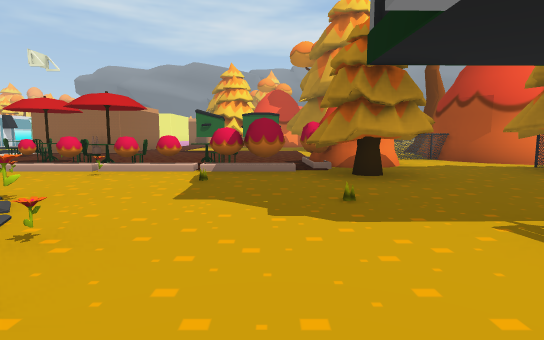
View 1 (above)

24 first-person views from a walk through a Unity game level. The camera is 1.2 m above the floor, tilts 6° down and sees 80° across. The floor is counted in squares, 2 m on a side. Each view is taken from the middle of a square. On the plan, view 1 faces up. The plan holds only what a view shows up to about 10 squares ahead; the rest is blank. The place goes on beyond the plan. Some animated figures are left out. Door leaves are left out, so doorways stand open. Some surface patterns are stand-ins.

View 2
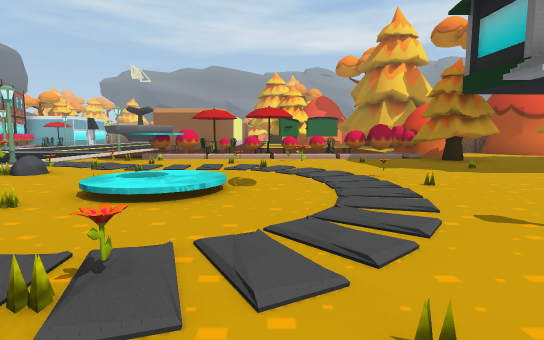

View 3
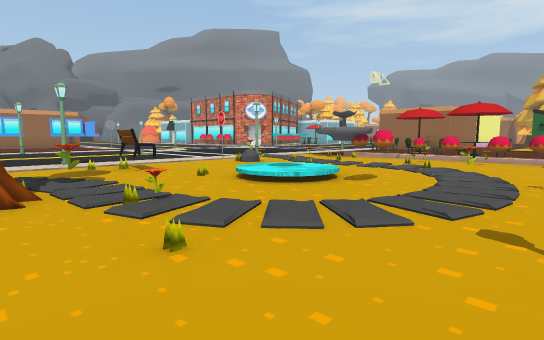

View 4
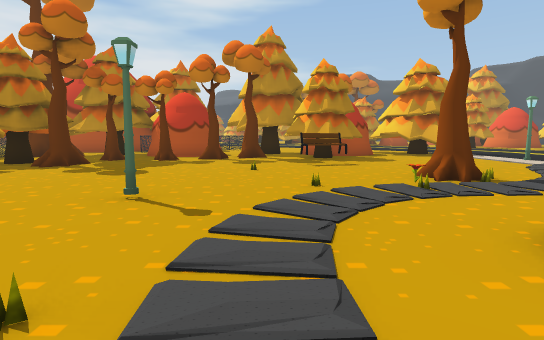

View 5
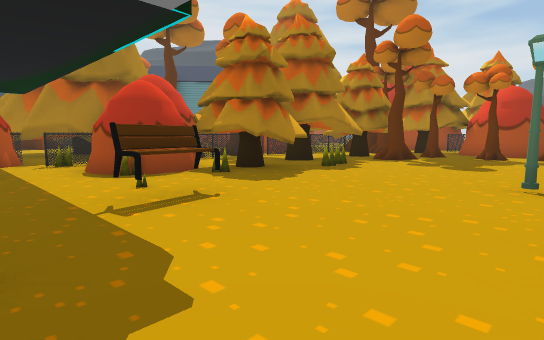

View 6
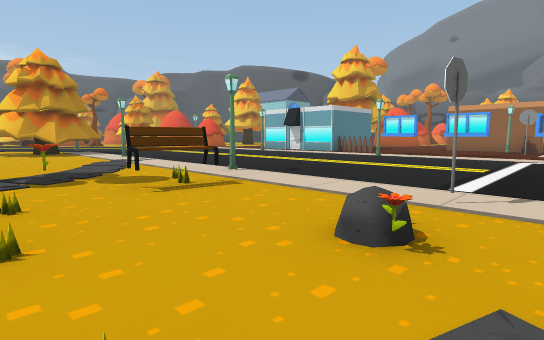

View 7
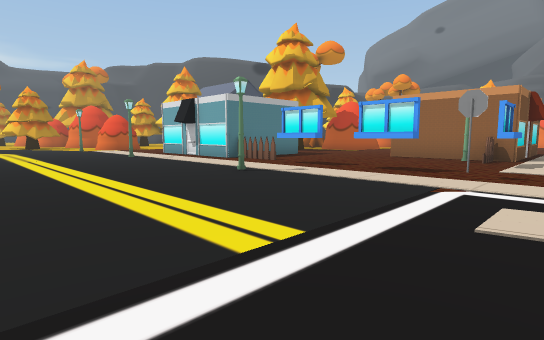

View 8
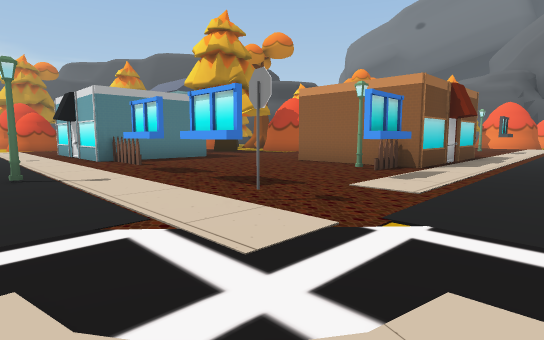

View 9
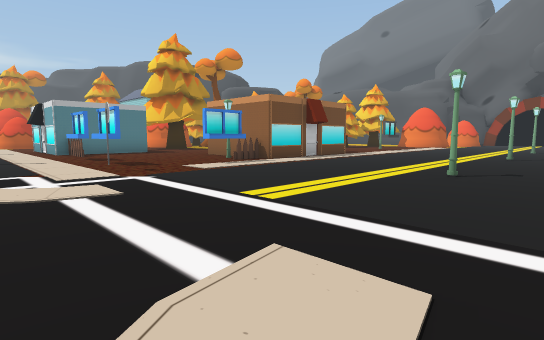

View 10
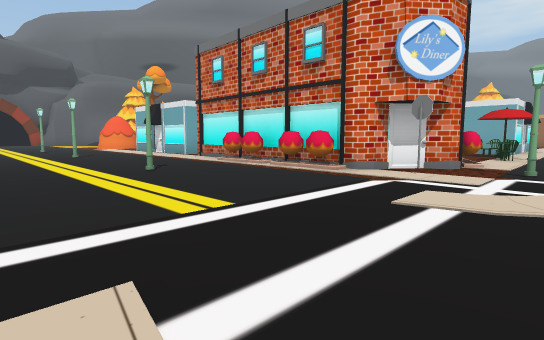

View 11
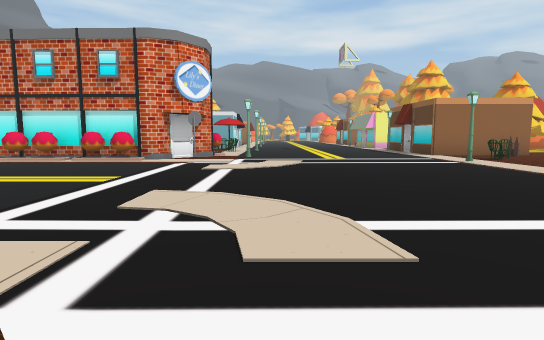

View 12
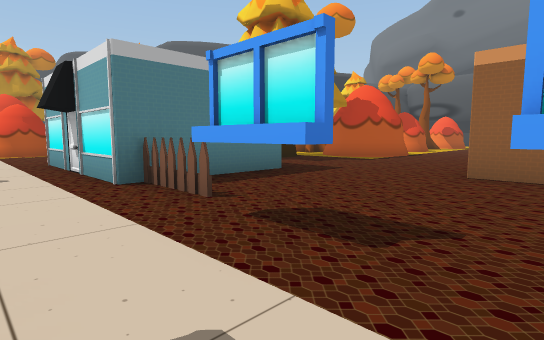

View 13
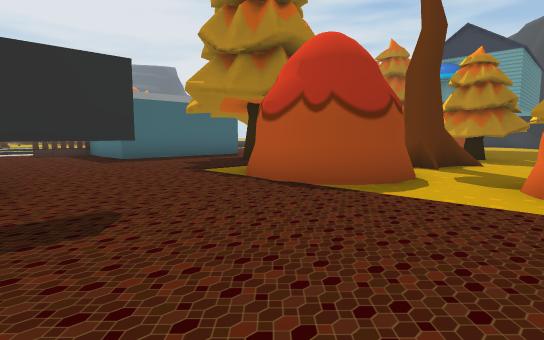

View 14
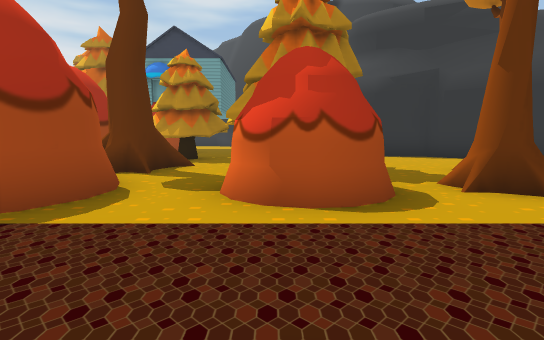

View 15
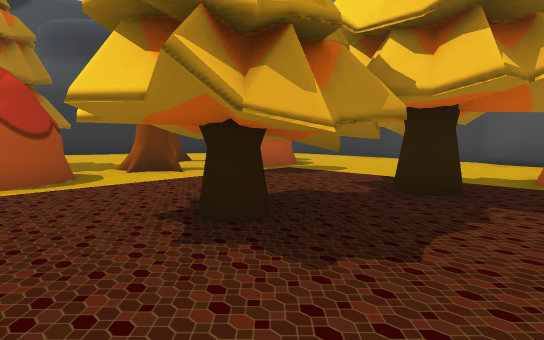

View 16
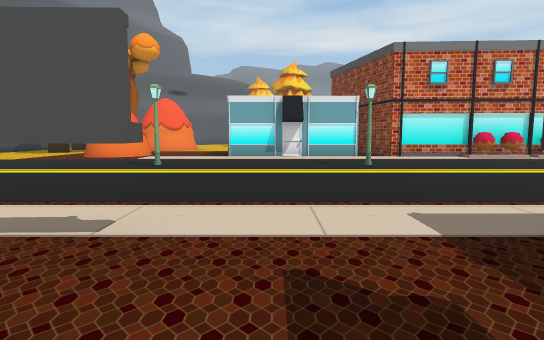

View 17
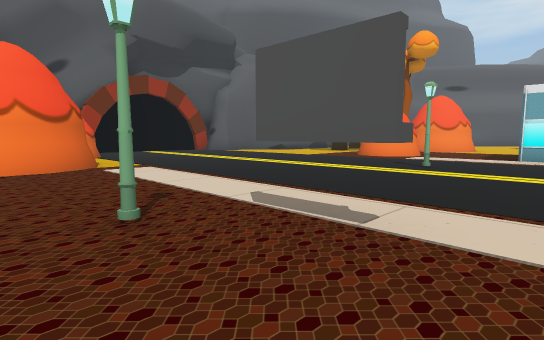

View 18
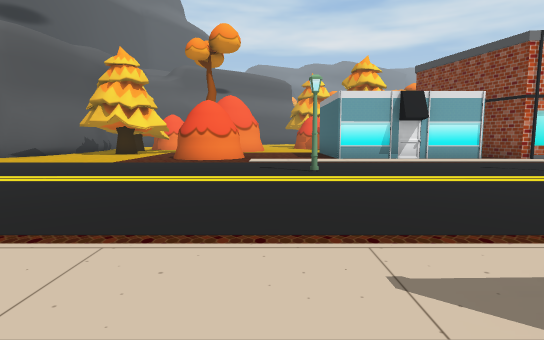

View 19
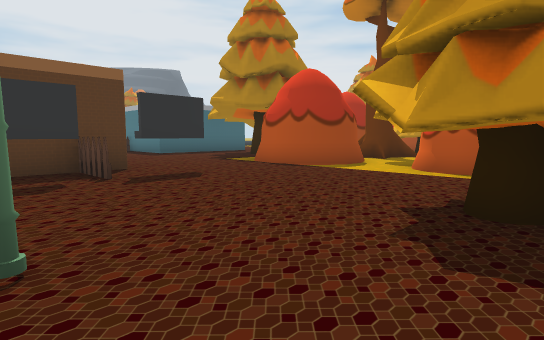

View 20
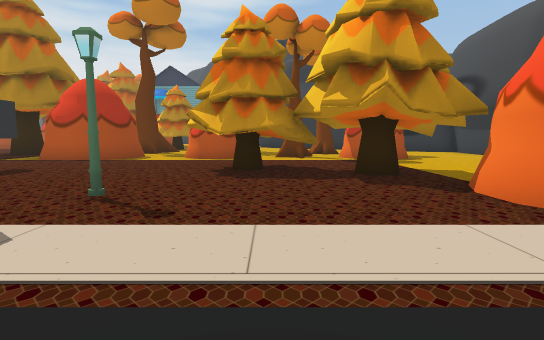

View 21
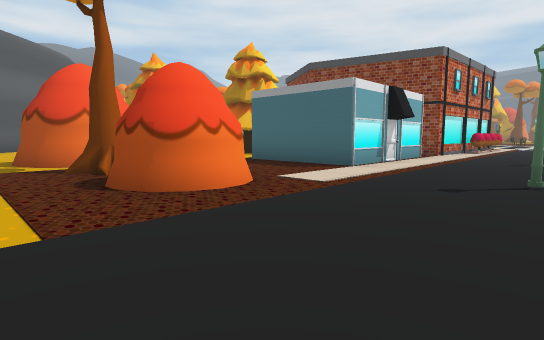

View 22
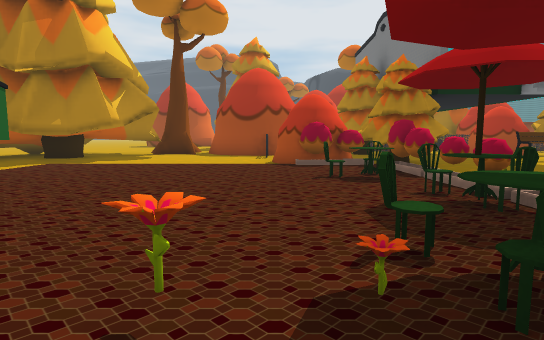

View 23
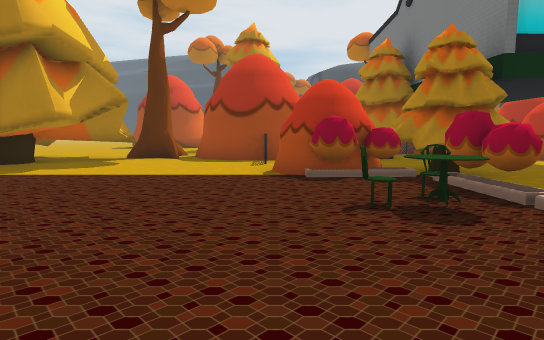

View 24
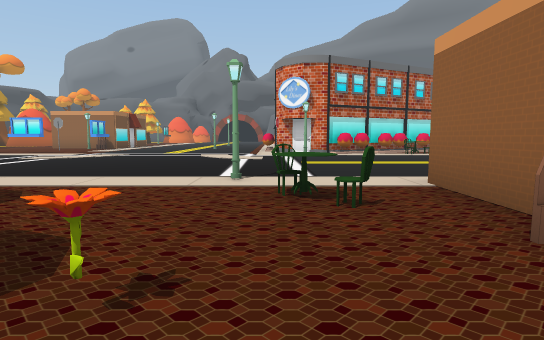

### Floor plan
Key: @ floor where view 1 was taken; # wall or solid block; x gap in a wall; . floor; D open door; ~ water the walk can cross; ≈ water the walk keeps out of; ^ raised ledge; F flower; B bush; S streetlight; E bench; T tree; P planter; N fence; U dumpster; O other object.
Columns run from 33 left of view 1 to 8 right of it. Each row starts with its distance up from view 1.
 12 O .T  .#           O.....O     U.....##T
 11 .O.x ..#  ###     B......##N# ........TT
 10 ...##..####.##   ##S......O...........##
  9 .............OBBB##......SO...........#
  8 ................O...........F......#OO
  7 ............................OO.BO.B#..##
  6 ......S...S....S..........^BBBBBOBB#..O
  5 ..........................^OOBO.B.OO.OO
  4 ........................SO OOOO.O.O...O
  3 ...........................O..OF..O...O
  2  #....PPD......PPD.......#FOO...F..E....O#
  1  #....S..P  # NS.P..........O≈..O..EO##OO
  0  #O......P#   #..P........O.O~...@..O#
 -1 .OO.OO...NO   #...PS.....SEO....S...OOO
 -2 .OOOOO...PN.......P........FOFO.....OO O#
 -3 ....OO...........N..........TO......OOOOT
 -4 ...............##N..........O..O....OOO T
 -5 x##T.##.###....###............E.....TO
 -6   #TT #.###....# O.S.....S..........OO
 -7  .T..O ..x  #..###...........OO..TTT   O
 -8  .T.O OOTT       #...........OOTT####TTT
 -9   ...  ...#      ..  ..  ###     ###  TT
-10  ....  .OO       ..
-11 ##..   OOO       ..
-12  ###             ##

Where each view was taken, in squares from view 1:
view 1: 0 up, 0 right, facing up
view 2: 3 down, 3 left, facing up
view 3: 3 down, 1 left, facing up-left
view 4: 2 up, 2 left, facing down
view 5: 3 up, 1 left, facing down-right
view 6: 3 up, 5 left, facing down-left
view 7: 3 up, 10 left, facing down-left
view 8: 4 up, 13 left, facing down-left
view 9: 8 up, 13 left, facing down-left
view 10: 4 up, 13 left, facing up-left
view 11: 1 up, 13 left, facing up
view 12: 0 up, 14 left, facing down-left
view 13: 1 down, 27 left, facing down-right
view 14: 2 down, 27 left, facing down
view 15: 0 up, 27 left, facing down-left
view 16: 0 up, 25 left, facing up
view 17: 0 up, 25 left, facing up-left
view 18: 1 up, 28 left, facing up
view 19: 1 up, 29 left, facing down-right
view 20: 4 up, 29 left, facing down
view 21: 6 up, 32 left, facing up-right
view 22: 8 up, 6 left, facing right
view 23: 8 up, 4 left, facing right
view 24: 9 up, 4 left, facing left
